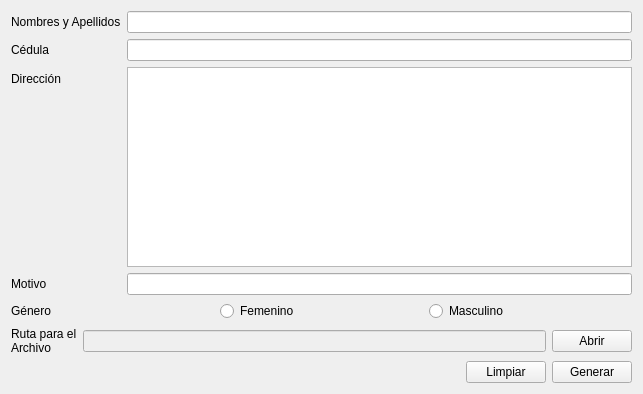
<?xml version="1.0" encoding="UTF-8"?>
<ui version="4.0">
 <class>FormGenerarConstancia</class>
 <widget class="QWidget" name="FormGenerarConstancia">
  <property name="windowModality">
   <enum>Qt::ApplicationModal</enum>
  </property>
  <property name="geometry">
   <rect>
    <x>0</x>
    <y>0</y>
    <width>643</width>
    <height>394</height>
   </rect>
  </property>
  <property name="windowTitle">
   <string>Constancia de Residencia</string>
  </property>
  <layout class="QVBoxLayout" name="verticalLayout">
   <item>
    <layout class="QFormLayout" name="formLayout">
     <item row="0" column="0">
      <widget class="QLabel" name="label">
       <property name="text">
        <string>Nombres y Apellidos</string>
       </property>
      </widget>
     </item>
     <item row="0" column="1">
      <widget class="QLineEdit" name="nombre_apellido"/>
     </item>
     <item row="1" column="0">
      <widget class="QLabel" name="label_2">
       <property name="text">
        <string>Cédula</string>
       </property>
      </widget>
     </item>
     <item row="1" column="1">
      <widget class="QLineEdit" name="cedula"/>
     </item>
     <item row="2" column="0">
      <widget class="QLabel" name="label_3">
       <property name="text">
        <string>Dirección</string>
       </property>
      </widget>
     </item>
     <item row="2" column="1">
      <widget class="QTextEdit" name="direccion">
       <property name="tabStopWidth">
        <number>70</number>
       </property>
      </widget>
     </item>
     <item row="4" column="0">
      <widget class="QLabel" name="label_4">
       <property name="text">
        <string>Motivo</string>
       </property>
      </widget>
     </item>
     <item row="4" column="1">
      <widget class="QLineEdit" name="motivo"/>
     </item>
    </layout>
   </item>
   <item>
    <layout class="QHBoxLayout" name="horizontalLayout_3">
     <item>
      <widget class="QLabel" name="label_6">
       <property name="text">
        <string>Género</string>
       </property>
      </widget>
     </item>
     <item>
      <widget class="QRadioButton" name="checkFemenino">
       <property name="text">
        <string>Femenino</string>
       </property>
      </widget>
     </item>
     <item>
      <widget class="QRadioButton" name="checkMasculino">
       <property name="text">
        <string>Masculino</string>
       </property>
      </widget>
     </item>
    </layout>
   </item>
   <item>
    <layout class="QHBoxLayout" name="horizontalLayout_2">
     <item>
      <widget class="QLabel" name="label_5">
       <property name="text">
        <string>Ruta para el
Archivo</string>
       </property>
      </widget>
     </item>
     <item>
      <widget class="QLineEdit" name="ruta">
       <property name="enabled">
        <bool>false</bool>
       </property>
      </widget>
     </item>
     <item>
      <widget class="QPushButton" name="Buscar">
       <property name="text">
        <string>Abrir</string>
       </property>
      </widget>
     </item>
    </layout>
   </item>
   <item>
    <layout class="QHBoxLayout" name="horizontalLayout">
     <item>
      <spacer name="horizontalSpacer">
       <property name="orientation">
        <enum>Qt::Horizontal</enum>
       </property>
       <property name="sizeHint" stdset="0">
        <size>
         <width>40</width>
         <height>20</height>
        </size>
       </property>
      </spacer>
     </item>
     <item>
      <widget class="QPushButton" name="limpiar">
       <property name="text">
        <string>Limpiar</string>
       </property>
      </widget>
     </item>
     <item>
      <widget class="QPushButton" name="generarConstancia">
       <property name="text">
        <string>Generar</string>
       </property>
      </widget>
     </item>
    </layout>
   </item>
  </layout>
 </widget>
 <resources/>
 <connections/>
</ui>
